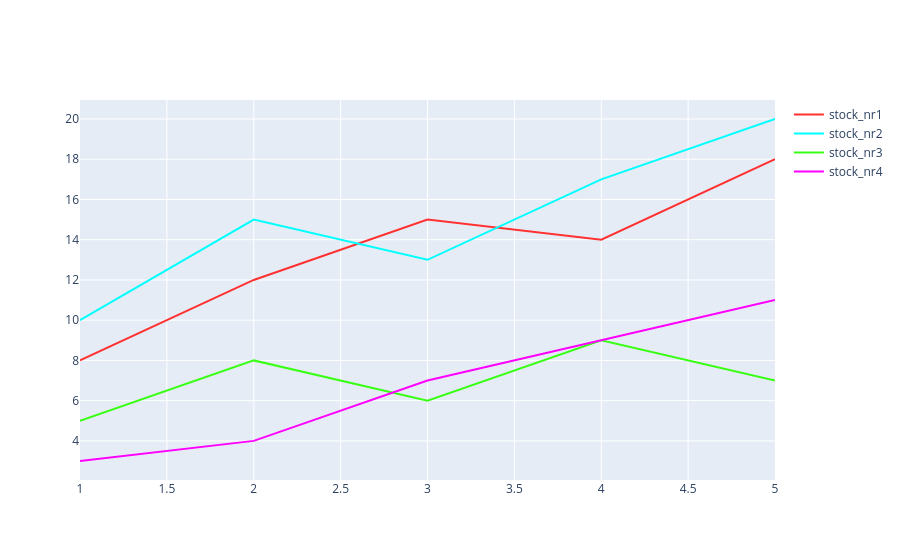

This figure's notebook cell:
### Markdown cell above
# Using Loops for Graph Generation

### Code cell
import numpy as np
import plotly.graph_objects as go

np.random.seed(1)
x = list(range(1, 21))  # 20 nokta

x = [1,2,3,4,5]

series_data = {
    'stock_nr1': [8, 12, 15, 14, 18],
    'stock_nr2': [10, 15, 13, 17, 20],
    'stock_nr3': [5, 8, 6, 9, 7],
    'stock_nr4': [3, 4 , 7, 9, 11],
}

colors = ['#FF3131', '#00FFFF', '#39FF14', '#FF00FF', '#FFD700']

fig = go.Figure()

for (label, y), color in zip(series_data.items(), colors):
    fig.add_trace(
        go.Scatter(x=x, y=y, mode='lines', name=label, line=dict(color=color))
    )

fig.show()

### Figure 1 — Plotly figure (JSON) as saved in the notebook; plotly's stock layout.template omitted (floating-point values rounded to 4 significant figures)
{"data": [{"line": {"color": "#FF3131"}, "mode": "lines", "name": "stock_nr1", "x": [1, 2, 3, 4, 5], "y": [8, 12, 15, 14, 18], "type": "scatter"}, {"line": {"color": "#00FFFF"}, "mode": "lines", "name": "stock_nr2", "x": [1, 2, 3, 4, 5], "y": [10, 15, 13, 17, 20], "type": "scatter"}, {"line": {"color": "#39FF14"}, "mode": "lines", "name": "stock_nr3", "x": [1, 2, 3, 4, 5], "y": [5, 8, 6, 9, 7], "type": "scatter"}, {"line": {"color": "#FF00FF"}, "mode": "lines", "name": "stock_nr4", "x": [1, 2, 3, 4, 5], "y": [3, 4, 7, 9, 11], "type": "scatter"}], "layout": {}}
